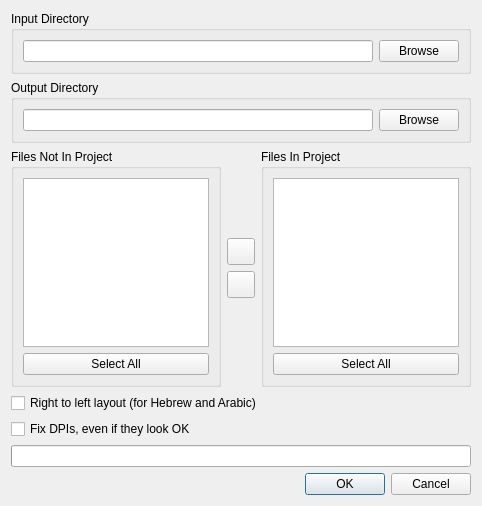
<?xml version="1.0" encoding="UTF-8"?>
<ui version="4.0">
 <class>ProjectFilesDialog</class>
 <widget class="QDialog" name="ProjectFilesDialog">
  <property name="geometry">
   <rect>
    <x>0</x>
    <y>0</y>
    <width>482</width>
    <height>506</height>
   </rect>
  </property>
  <property name="windowTitle">
   <string>Project Files</string>
  </property>
  <layout class="QVBoxLayout" name="verticalLayout">
   <item>
    <widget class="QGroupBox" name="groupBox_2">
     <property name="title">
      <string>Input Directory</string>
     </property>
     <layout class="QHBoxLayout">
      <item>
       <widget class="QLineEdit" name="inpDirLine">
        <property name="enabled">
         <bool>true</bool>
        </property>
       </widget>
      </item>
      <item>
       <widget class="QPushButton" name="inpDirBrowseBtn">
        <property name="text">
         <string>Browse</string>
        </property>
       </widget>
      </item>
     </layout>
    </widget>
   </item>
   <item>
    <widget class="QGroupBox" name="groupBox">
     <property name="title">
      <string>Output Directory</string>
     </property>
     <layout class="QHBoxLayout">
      <item>
       <widget class="QLineEdit" name="outDirLine"/>
      </item>
      <item>
       <widget class="QPushButton" name="outDirBrowseBtn">
        <property name="text">
         <string>Browse</string>
        </property>
       </widget>
      </item>
     </layout>
    </widget>
   </item>
   <item>
    <layout class="QHBoxLayout">
     <item>
      <widget class="QGroupBox" name="groupBox_3">
       <property name="title">
        <string>Files Not In Project</string>
       </property>
       <layout class="QVBoxLayout">
        <item>
         <widget class="QListView" name="offProjectList">
          <property name="selectionMode">
           <enum>QAbstractItemView::ExtendedSelection</enum>
          </property>
         </widget>
        </item>
        <item>
         <widget class="QPushButton" name="offProjectSelectAllBtn">
          <property name="text">
           <string>Select All</string>
          </property>
         </widget>
        </item>
       </layout>
      </widget>
     </item>
     <item>
      <layout class="QVBoxLayout">
       <item>
        <spacer>
         <property name="orientation">
          <enum>Qt::Vertical</enum>
         </property>
         <property name="sizeHint" stdset="0">
          <size>
           <width>1</width>
           <height>1</height>
          </size>
         </property>
        </spacer>
       </item>
       <item>
        <widget class="QToolButton" name="addToProjectBtn">
         <property name="sizePolicy">
          <sizepolicy hsizetype="Fixed" vsizetype="Preferred">
           <horstretch>0</horstretch>
           <verstretch>0</verstretch>
          </sizepolicy>
         </property>
         <property name="toolTip">
          <string>&lt;html&gt;&lt;head&gt;&lt;meta name=&quot;qrichtext&quot; content=&quot;1&quot; /&gt;&lt;style type=&quot;text/css&quot;&gt;
p, li { white-space: pre-wrap; }
&lt;/style&gt;&lt;/head&gt;&lt;body style=&quot; font-family:'Sans Serif'; font-size:9pt; font-weight:400; font-style:normal;&quot;&gt;
&lt;p style=&quot; margin-top:0px; margin-bottom:0px; margin-left:0px; margin-right:0px; -qt-block-indent:0; text-indent:0px;&quot;&gt;Add selected files to project.&lt;/p&gt;&lt;/body&gt;&lt;/html&gt;</string>
         </property>
         <property name="text">
          <string notr="true"/>
         </property>
         <property name="icon">
          <iconset resource="../resources/resources.qrc">
           <normaloff>:/icons/right-arrow-inscribed.svg</normaloff>:/icons/right-arrow-inscribed.svg</iconset>
         </property>
         <property name="iconSize">
          <size>
           <width>20</width>
           <height>20</height>
          </size>
         </property>
        </widget>
       </item>
       <item>
        <widget class="QToolButton" name="removeFromProjectBtn">
         <property name="sizePolicy">
          <sizepolicy hsizetype="Fixed" vsizetype="Preferred">
           <horstretch>0</horstretch>
           <verstretch>0</verstretch>
          </sizepolicy>
         </property>
         <property name="toolTip">
          <string>&lt;html&gt;&lt;head&gt;&lt;meta name=&quot;qrichtext&quot; content=&quot;1&quot; /&gt;&lt;style type=&quot;text/css&quot;&gt;
p, li { white-space: pre-wrap; }
&lt;/style&gt;&lt;/head&gt;&lt;body style=&quot; font-family:'Sans Serif'; font-size:9pt; font-weight:400; font-style:normal;&quot;&gt;
&lt;p style=&quot; margin-top:0px; margin-bottom:0px; margin-left:0px; margin-right:0px; -qt-block-indent:0; text-indent:0px;&quot;&gt;Remove selected files from project.&lt;/p&gt;&lt;/body&gt;&lt;/html&gt;</string>
         </property>
         <property name="text">
          <string notr="true"/>
         </property>
         <property name="icon">
          <iconset resource="../resources/resources.qrc">
           <normaloff>:/icons/left-arrow-inscribed.svg</normaloff>:/icons/left-arrow-inscribed.svg</iconset>
         </property>
         <property name="iconSize">
          <size>
           <width>20</width>
           <height>20</height>
          </size>
         </property>
        </widget>
       </item>
       <item>
        <spacer>
         <property name="orientation">
          <enum>Qt::Vertical</enum>
         </property>
         <property name="sizeHint" stdset="0">
          <size>
           <width>1</width>
           <height>1</height>
          </size>
         </property>
        </spacer>
       </item>
      </layout>
     </item>
     <item>
      <widget class="QGroupBox" name="groupBox_4">
       <property name="title">
        <string>Files In Project</string>
       </property>
       <layout class="QVBoxLayout">
        <item>
         <widget class="QListView" name="inProjectList">
          <property name="enabled">
           <bool>true</bool>
          </property>
          <property name="selectionMode">
           <enum>QAbstractItemView::ExtendedSelection</enum>
          </property>
         </widget>
        </item>
        <item>
         <widget class="QPushButton" name="inProjectSelectAllBtn">
          <property name="text">
           <string>Select All</string>
          </property>
         </widget>
        </item>
       </layout>
      </widget>
     </item>
    </layout>
   </item>
   <item>
    <widget class="QCheckBox" name="rtlLayoutCB">
     <property name="text">
      <string>Right to left layout (for Hebrew and Arabic)</string>
     </property>
    </widget>
   </item>
   <item>
    <widget class="QCheckBox" name="forceFixDpi">
     <property name="text">
      <string>Fix DPIs, even if they look OK</string>
     </property>
    </widget>
   </item>
   <item>
    <widget class="QProgressBar" name="progressBar">
     <property name="value">
      <number>0</number>
     </property>
     <property name="textVisible">
      <bool>false</bool>
     </property>
    </widget>
   </item>
   <item>
    <widget class="QDialogButtonBox" name="buttonBox">
     <property name="orientation">
      <enum>Qt::Horizontal</enum>
     </property>
     <property name="standardButtons">
      <set>QDialogButtonBox::Cancel|QDialogButtonBox::Ok</set>
     </property>
    </widget>
   </item>
  </layout>
 </widget>
 <resources>
  <include location="../resources/resources.qrc"/>
 </resources>
 <connections>
  <connection>
   <sender>buttonBox</sender>
   <signal>rejected()</signal>
   <receiver>ProjectFilesDialog</receiver>
   <slot>reject()</slot>
   <hints>
    <hint type="sourcelabel">
     <x>295</x>
     <y>463</y>
    </hint>
    <hint type="destinationlabel">
     <x>286</x>
     <y>274</y>
    </hint>
   </hints>
  </connection>
  <connection>
   <sender>offProjectSelectAllBtn</sender>
   <signal>clicked()</signal>
   <receiver>offProjectList</receiver>
   <slot>selectAll()</slot>
   <hints>
    <hint type="sourcelabel">
     <x>74</x>
     <y>381</y>
    </hint>
    <hint type="destinationlabel">
     <x>86</x>
     <y>318</y>
    </hint>
   </hints>
  </connection>
  <connection>
   <sender>inProjectSelectAllBtn</sender>
   <signal>clicked()</signal>
   <receiver>inProjectList</receiver>
   <slot>selectAll()</slot>
   <hints>
    <hint type="sourcelabel">
     <x>386</x>
     <y>380</y>
    </hint>
    <hint type="destinationlabel">
     <x>382</x>
     <y>304</y>
    </hint>
   </hints>
  </connection>
 </connections>
</ui>
